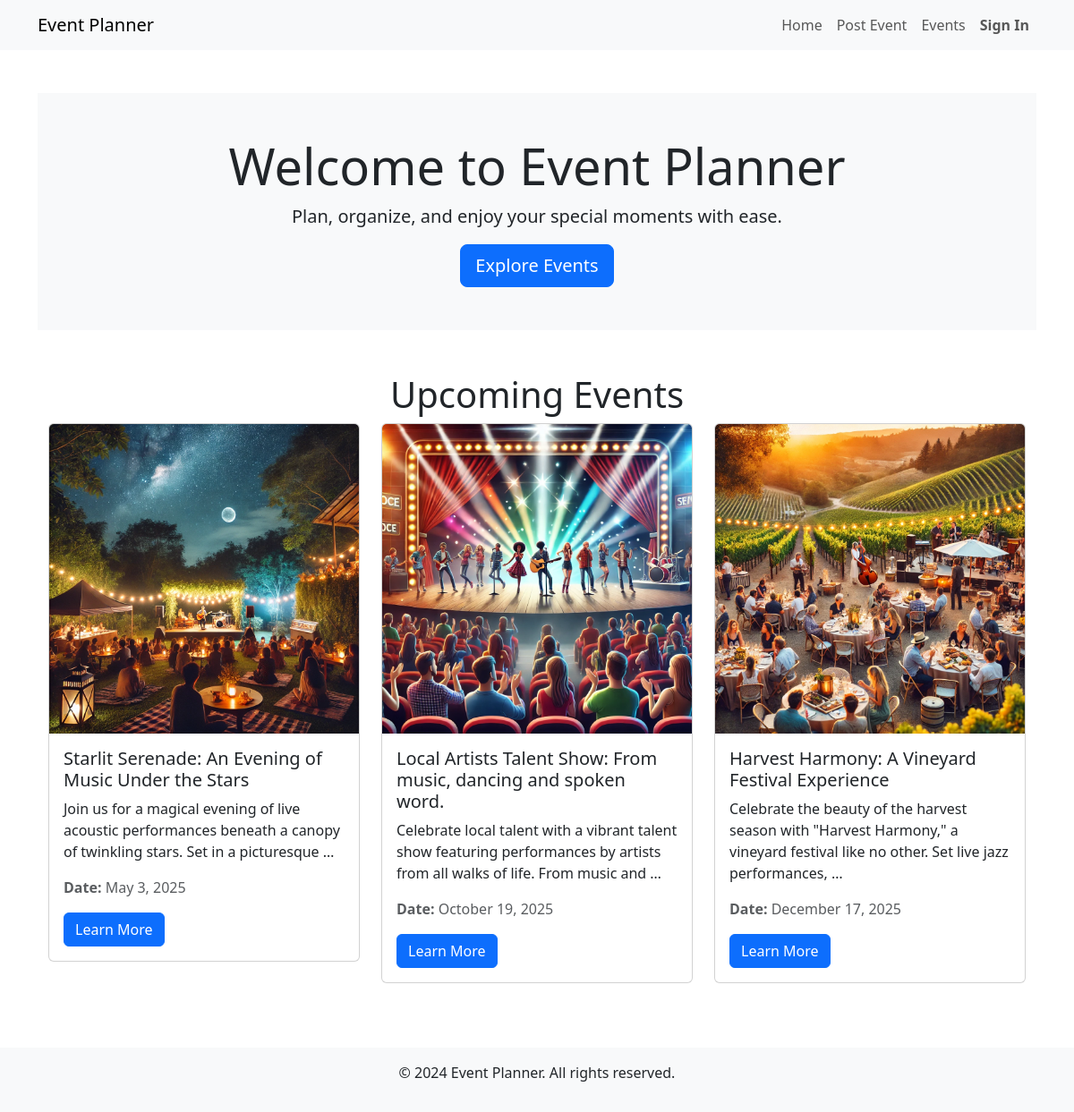
Before: / with the older database file.
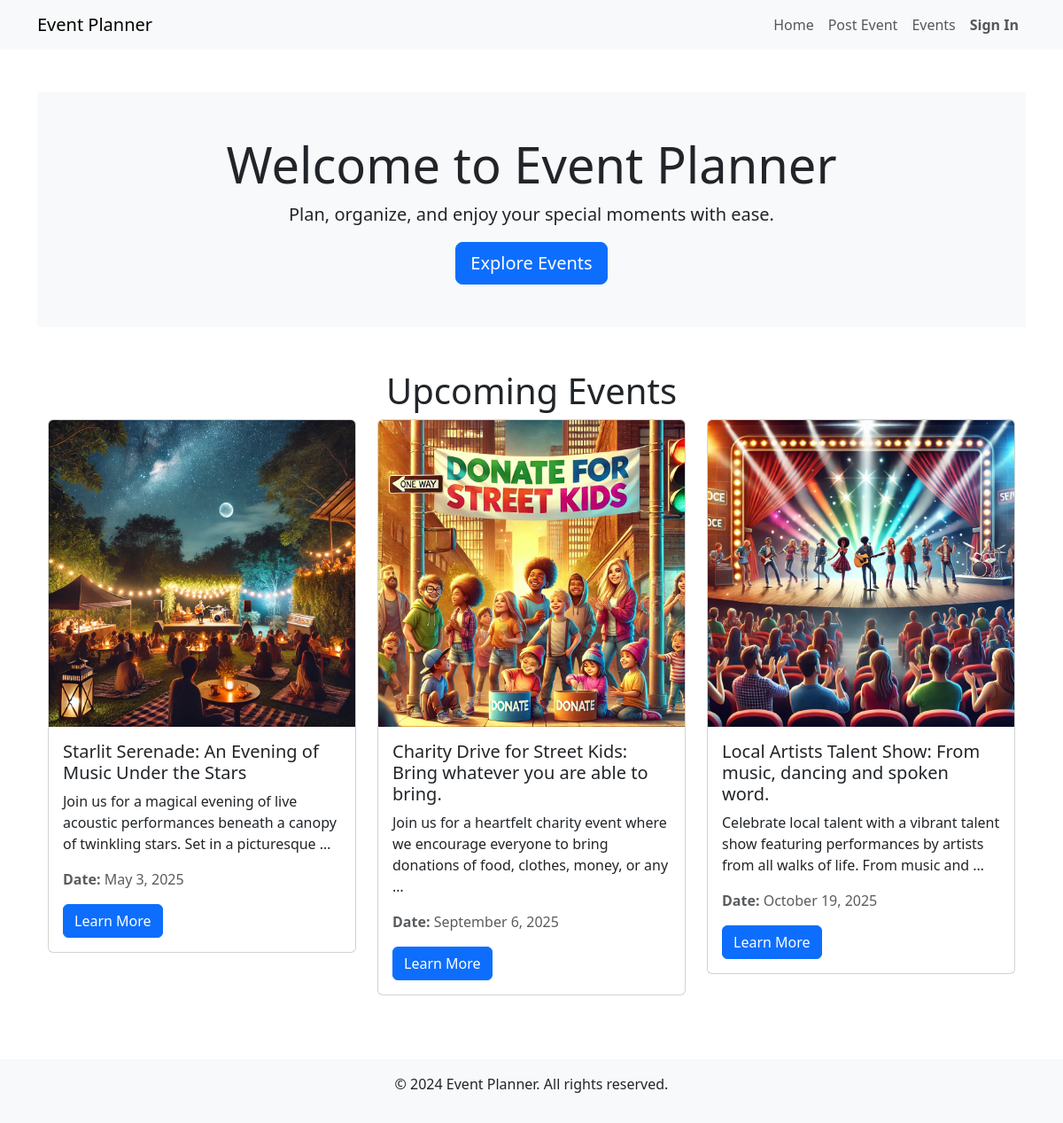
After: the same page with the newer database file.
### events/models.py (models this page shows, shortened)
class Event(models.Model):
    title = models.CharField(max_length=200)
    description = models.TextField()
    date = models.DateField()
    time = models.TimeField()
    location = models.CharField(max_length=255)
    image = models.ImageField(upload_to='uploads/events/')
    highlights = models.TextField(blank=True, help_text="Comma-separated highlights of the event.")
    ticket_price = models.DecimalField(max_digits=6, decimal_places=2, null=True, blank=True)  # Ticket price (optional)
    organizer = models.ForeignKey(
        settings.AUTH_USER_MODEL,
        on_delete=models.CASCADE,
        null=True,  # Allow null for existing rows
        blank=True  # Allow blank values in forms
    )

### events/views.py (the view)
# urls.py: 2. Add a URL to urlpatterns:  path('', views.home, name='home')
def home(request):
    events = Event.objects.all().order_by('date')[:3]  # Sort by date first, then limit to 3
    return render(request, 'events/homepage.html', {'events': events})

### events/templates/events/homepage.html (shortened to what this page needs)
{% extends "events/base.html" %}
{% block content %}
<div class="bg-light text-center py-5">
    <div class="container">
        <h1 class="display-4">Welcome to Event Planner</h1>
        <p class="lead">Plan, organize, and enjoy your special moments with ease.</p>
        <a href="{% url 'events:event_list' %}" class="btn btn-primary btn-lg">Explore Events</a>
    </div>
</div>
<div class="container my-5">
    <h1 class="text-center">Upcoming Events</h1>
    <div class="row">
        {% for event in events %}
        <div class="col-sm-6 col-md-4 col-lg-4 mb-4">
            <div class="card">
                <img src="{{ event.image.url }}" class="card-img-top" alt="{{ event.title }}">
                <div class="card-body">
                    <h5 class="card-title">{{ event.title }}</h5>
                    <p class="card-text">{{ event.description|truncatewords:20 }}</p>
                    <p class="text-muted"><strong>Date:</strong> {{ event.date|date:"F j, Y" }}</p>
                    <a href="{% url 'events:event_detail' event.id %}" class="btn btn-primary">Learn More</a>
                </div>
            </div>
        </div>
        {% endfor %}
    </div>
</div>
{% endblock %}

### events/templates/events/base.html (shortened to what this page needs)
<!DOCTYPE html>
<html lang="en">
<head>
    <link href="https://cdn.jsdelivr.net/npm/bootstrap@5.3.2/dist/css/bootstrap.min.css" rel="stylesheet">
    {% load static %}
    <link rel="stylesheet" href="{% static 'static/css/styles.css' %}">
</head>
<body>
    <nav class="navbar navbar-expand-lg navbar-light bg-light">
        <div class="container">
            <a class="navbar-brand" href="{% url 'events:home' %}">Event Planner</a>
            <div class="collapse navbar-collapse" id="navbarNav">
                <ul class="navbar-nav ms-auto">
                    <li class="nav-item"><a class="nav-link" href="{% url 'events:home' %}">Home</a></li>
                    <li class="nav-item"><a class="nav-link" href="{% url 'events:post_event' %}">Post Event</a></li>
                    <li class="nav-item"><a class="nav-link" href="{% url 'events:event_list' %}">Events</a></li>
                    {% if user.is_authenticated %}
                        <li class="nav-item">
                            <a class="nav-link" href="{% url 'user_auth:logout' %}"><strong>Sign Out</strong> ({{ user.username }})</a>
                        </li>
                    {% else %}
                        <li class="nav-item">
                            <a class="nav-link" href="{% url 'user_auth:login' %}"><strong>Sign In</strong></a>
                        </li>
                    {% endif %}
                </ul>
            </div>
        </div>
    </nav>
    <div class="container my-5">
        {% block content %}{% endblock %}
    </div>
    <footer class="bg-light text-center py-3">
        <p>&copy; 2024 Event Planner. All rights reserved.</p>
    </footer>
</body>
</html>

Changed rows visible on the page:
no longer on this page (row unchanged): Event: image (picture), title "Harvest Harmony: A Vineyard Festival Experience", description "Celebrate the beauty of the harvest season with \"Harvest Harmony,\" a vineyard festival like no other. Set live jazz performances, …", date "December 17, 2025"
added Event: image (picture), title "Charity Drive for Street Kids: Bring whatever you are able to bring.", description "Join us for a heartfelt charity event where we encourage everyone to bring donations of food, clothes, money, or any …", date "September 6, 2025"
